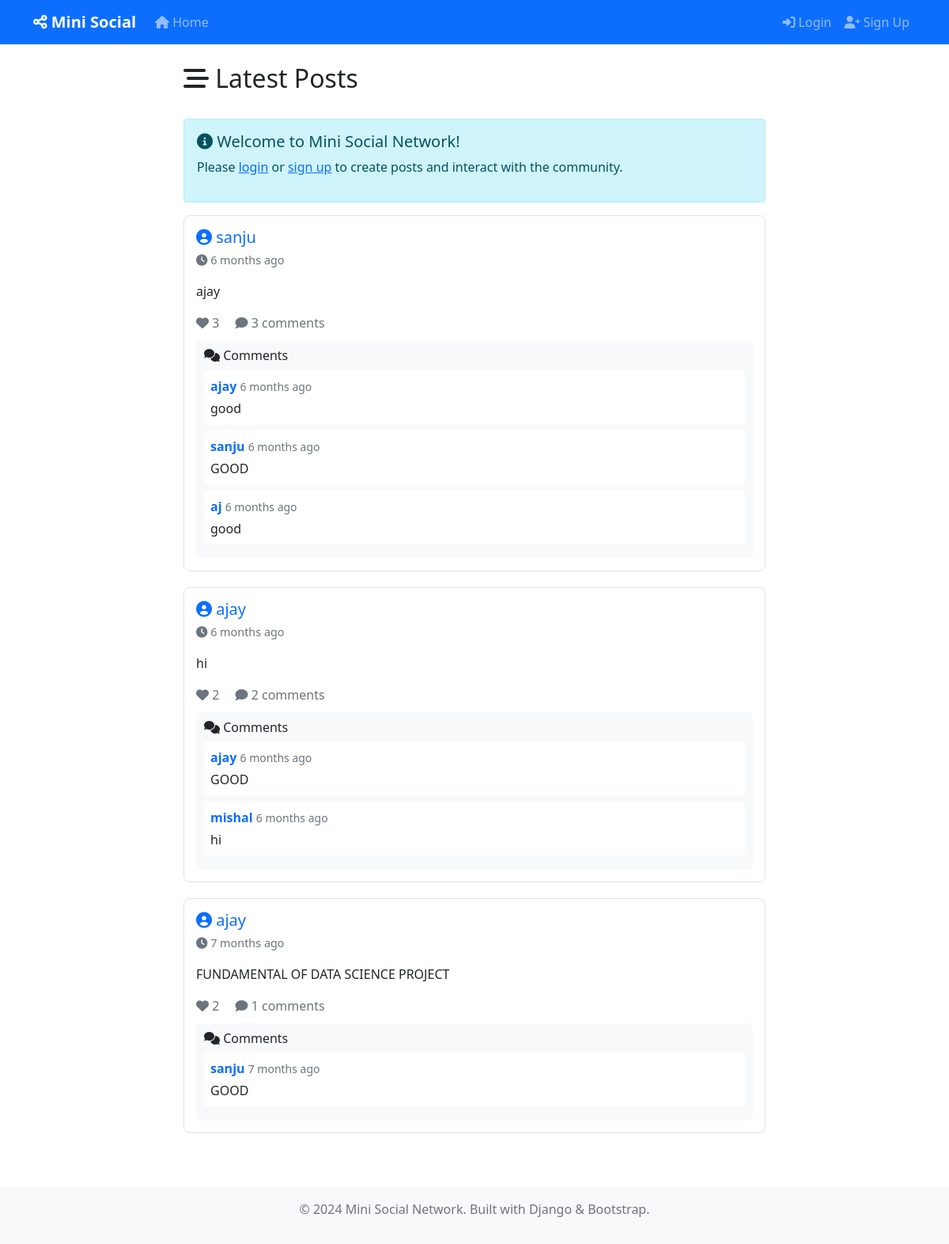
The page / on the database its author committed.
### core/models.py (models this page shows, shortened)
class Post(models.Model):
    author = models.ForeignKey(User, on_delete=models.CASCADE, related_name='posts')
    content = models.TextField(max_length=500)
    image = models.ImageField(upload_to='posts/', blank=True, null=True)
    created_at = models.DateTimeField(auto_now_add=True)
    updated_at = models.DateTimeField(auto_now=True)
    class Meta:
        ordering = ['-created_at']
    @property
    def like_count(self):
        return self.likes.count()
    @property
    def comment_count(self):
        return self.comments.count()

class Comment(models.Model):
    author = models.ForeignKey(User, on_delete=models.CASCADE)
    post = models.ForeignKey(Post, on_delete=models.CASCADE, related_name='comments')
    content = models.TextField(max_length=300)
    created_at = models.DateTimeField(auto_now_add=True)
    class Meta:
        ordering = ['created_at']

### core/views.py (the view)
# urls.py: path('', views.feed_view, name='feed'),
def feed_view(request):
    posts = Post.objects.all().select_related('author').prefetch_related('likes', 'comments')
    paginator = Paginator(posts, 10)  # Show 10 posts per page
    page_number = request.GET.get('page')
    page_obj = paginator.get_page(page_number)
    liked_posts = []
    if request.user.is_authenticated:
        liked_posts = Like.objects.filter(user=request.user).values_list('post_id', flat=True)
    return render(request, 'core/feed.html', {
        'posts': page_obj,
        'page_obj': page_obj,
        'is_paginated': page_obj.has_other_pages(),
        'user_likes': liked_posts
    })

### core/templates/core/feed.html (shortened to what this page needs)
{% extends 'core/base.html' %}
{% block content %}
<div class="row">
    <div class="col-md-8 mx-auto">
        <div class="d-flex justify-content-between align-items-center mb-4">
            <h2><i class="fas fa-stream"></i> Latest Posts</h2>
        </div>
        {% if not user.is_authenticated %}
        <div class="alert alert-info">
            <h5><i class="fas fa-info-circle"></i> Welcome to Mini Social Network!</h5>
            <p>Please <a href="{% url 'login' %}">login</a> or <a href="{% url 'signup' %}">sign up</a> to create posts and interact with the community.</p>
        </div>
        {% endif %}
        {% for post in posts %}
        <div class="post-card">
            <div class="d-flex justify-content-between align-items-start mb-2">
                <div>
                    <h5 class="mb-1">
                        <a href="{% url 'profile' post.author.username %}" class="text-decoration-none">
                            <i class="fas fa-user-circle"></i> {{ post.author.username }}
                        </a>
                    </h5>
                    <small class="post-meta">
                        <i class="fas fa-clock"></i> {{ post.created_at|timesince }} ago
                    </small>
                </div>
            </div>
            <div class="mb-3">
                <p>{{ post.content|linebreaks }}</p>
            </div>
            <div class="d-flex justify-content-between align-items-center mb-2">
                <div>
                    {% if user.is_authenticated %}
                    <form method="post" action="{% url 'toggle_like' post.pk %}" class="d-inline">
                        {% csrf_token %}
                        <button type="submit" class="like-btn {% if post.id in user_likes %}liked{% endif %}">
                            <i class="fas fa-heart"></i> {{ post.like_count }}
                        </button>
                    </form>
                    {% else %}
                    <span class="text-muted">
                        <i class="fas fa-heart"></i> {{ post.like_count }}
                    </span>
                    {% endif %}
                    <span class="text-muted ms-3">
                        <i class="fas fa-comment"></i> {{ post.comment_count }} comments
                    </span>
                </div>
            </div>
            <div class="comment-section">
                <h6><i class="fas fa-comments"></i> Comments</h6>
                {% for comment in post.comments.all|slice:":5" %}
                <div class="mb-2 p-2 bg-white rounded">
                    <strong>
                        <a href="{% url 'profile' comment.author.username %}" class="text-decoration-none">
                            {{ comment.author.username }}
                        </a>
                    </strong>
                    <small class="text-muted">{{ comment.created_at|timesince }} ago</small>
                    <p class="mb-0 mt-1">{{ comment.content }}</p>
                </div>
                {% empty %}
                <p class="text-muted mb-0">No comments yet. Be the first to comment!</p>
                {% endfor %}
            </div>
        </div>
        {% endfor %}
    </div>
</div>
{% endblock %}

### core/templates/core/base.html (style rules this page uses)
.post-card { border: 1px solid #dee2e6; border-radius: 8px; margin-bottom: 20px; padding: 15px; background-color: #fff; }
.post-meta { color: #6c757d; font-size: 0.9em; }
.comment-section { background-color: #f8f9fa; border-radius: 5px; padding: 10px; margin-top: 10px; }

### rows shown on the page
Post: author.username "sanju", created_at "6 months", content "ajay", like_count "3", comment_count "3"
Comment: author.username "ajay", created_at "6 months", content "good"
Comment: author.username "sanju", created_at "6 months", content "GOOD"
Comment: author.username "aj", created_at "6 months", content "good"
Post: author.username "ajay", created_at "6 months", content "hi", like_count "2", comment_count "2"
Comment: author.username "ajay", created_at "6 months", content "GOOD"
Comment: author.username "mishal", created_at "6 months", content "hi"
Post: author.username "ajay", created_at "7 months", content "FUNDAMENTAL OF DATA SCIENCE PROJECT", like_count "2", comment_count "1"
Comment: author.username "sanju", created_at "7 months", content "GOOD"
